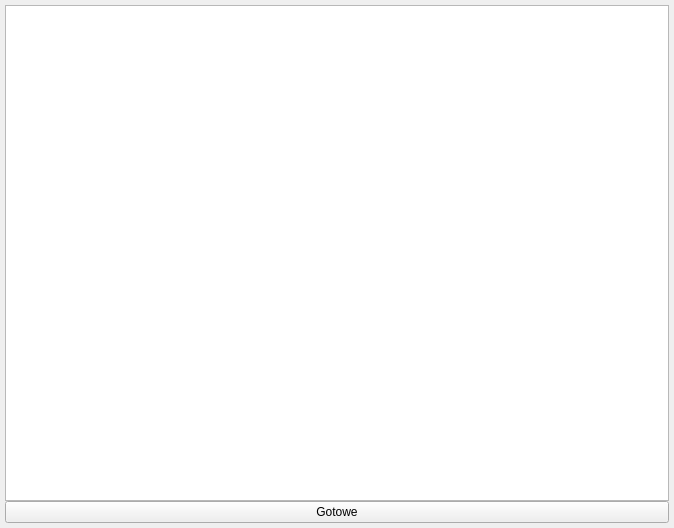
<?xml version="1.0" encoding="UTF-8"?>
<ui version="4.0">
 <class>Form</class>
 <widget class="QWidget" name="Form">
  <property name="geometry">
   <rect>
    <x>0</x>
    <y>0</y>
    <width>674</width>
    <height>528</height>
   </rect>
  </property>
  <property name="windowTitle">
   <string>Form</string>
  </property>
  <layout class="QVBoxLayout" name="verticalLayout">
   <property name="spacing">
    <number>0</number>
   </property>
   <property name="leftMargin">
    <number>5</number>
   </property>
   <property name="topMargin">
    <number>5</number>
   </property>
   <property name="rightMargin">
    <number>5</number>
   </property>
   <property name="bottomMargin">
    <number>5</number>
   </property>
   <item>
    <layout class="QGridLayout" name="gridLayout">
     <item row="1" column="0">
      <widget class="QPushButton" name="pushButton">
       <property name="text">
        <string>Gotowe</string>
       </property>
      </widget>
     </item>
     <item row="0" column="0">
      <widget class="QListWidget" name="listWidget"/>
     </item>
    </layout>
   </item>
  </layout>
 </widget>
 <resources/>
 <connections/>
</ui>
